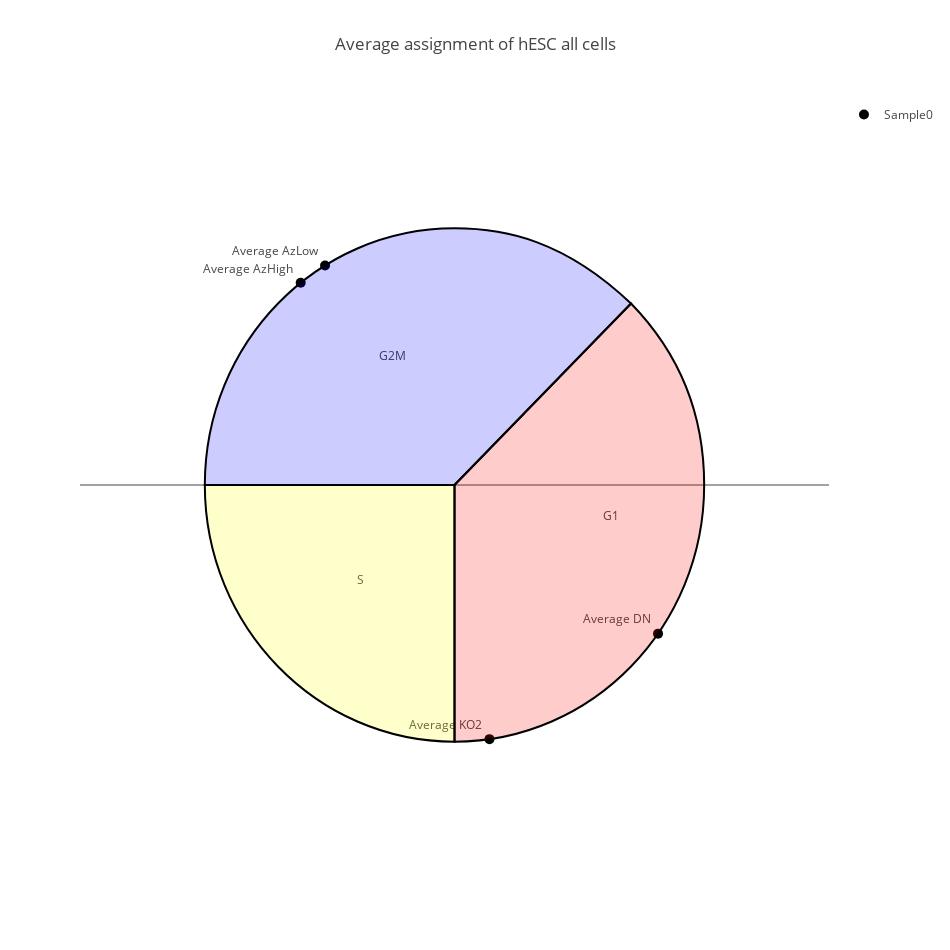

This figure's notebook cell:
### Code cell
avg_g1 = [np.average(GSE53481_prediction_table.iloc[[i, i+4, i+8], 0].values) for i in range (0,4)]
avg_s = [np.average(GSE53481_prediction_table.iloc[[i, i+4, i+8], 2].values) for i in range (0,4)]
avg_g2m = [np.average(GSE53481_prediction_table.iloc[[i, i+4, i+8], 1].values) for i in range (0,4)]
plot = helper.get_prediction_plot(avg_g1, avg_s, avg_g2m, t="pie", xaxis=['DN', 'KO2', 'AzLow', 'AzHigh'], xaxislbl="Average", title="Average assignment of hESC all cells", width=950,height=950)
iplot(plot)

### Figure 1 — Plotly figure (JSON) as saved in the notebook; plotly's stock layout.template omitted (floating-point values rounded to 4 significant figures)
{"data": [{"marker": {"color": "black", "size": 10, "symbol": "circle"}, "mode": "markers+text", "name": "Sample0", "text": ["Average DN", "Average KO2", "Average AzLow", "Average AzHigh"], "textfont": {"size": 12}, "textposition": "top left", "type": "scatter", "x": [0.8153, 0.1401, -0.5185, -0.6161], "y": [-0.5791, -0.9901, 0.8551, 0.7877]}, {"hoverinfo": "none", "mode": "text", "showlegend": false, "text": ["G1", "G2M", "S"], "type": "scatter", "x": [0.625, -0.25, -0.375], "y": [-0.125, 0.5, -0.375]}], "layout": {"height": 950, "shapes": [{"fillcolor": "rgba(255,0,0,0.2)", "path": " M 0,0 L0,-1 C 0.552,-1 1,-0.552 1,0 C 1,0.15 0.972,0.442 0.707,0.707 Z", "type": "path"}, {"fillcolor": "rgba(255,255,0,0.2)", "path": " M 0,0 L-1,0 C -1,-0.552 -0.552,-1 0,-1 Z", "type": "path"}, {"fillcolor": "rgba(0,0,255,0.2)", "path": " M 0,0 L0.707,0.707 C 0.442,0.952 0.205,1 0,1 C -0.552,1 -1,0.552 -1,0 Z", "type": "path"}], "title": "Average assignment of hESC all cells", "width": 950, "xaxis": {"range": [-1.5, 1.5], "showgrid": false, "showline": false, "showticklabels": false, "zeroline": false}, "yaxis": {"range": [-1.5, 1.5], "showgrid": false, "showline": false, "showticklabels": false}}}
